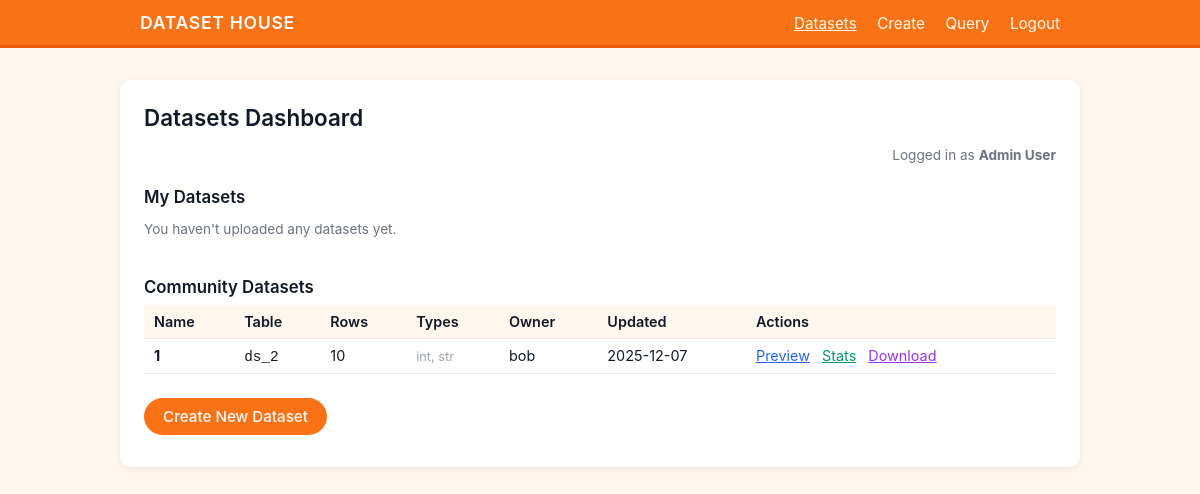
Before: /datasets (signed in) with the older database file.
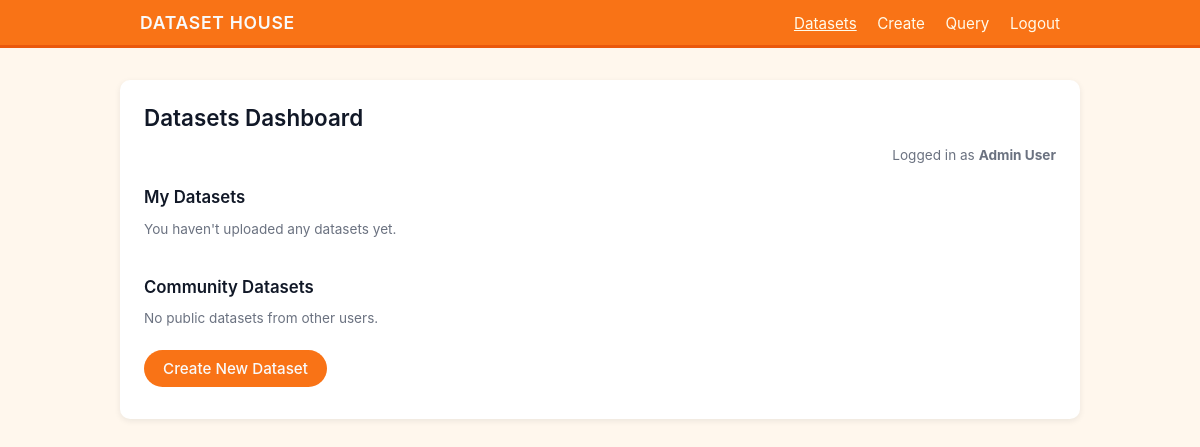
After: the same page with the newer database file.
### models.py (models this page shows, shortened)
class User(UserMixin, db.Model):
    __tablename__ = 'users'
    id = db.Column(db.Integer, primary_key=True)  # PK_user_id
    full_name = db.Column(db.String(100), nullable=False)
    email = db.Column(db.String(120), unique=True, nullable=False)
    password_hash = db.Column(db.String(200), nullable=False)
    created_at = db.Column(db.DateTime, default=datetime.utcnow)
    datasets = db.relationship('Dataset', backref='owner', lazy=True)
    queries = db.relationship('QueryLog', backref='user', lazy=True)

class Dataset(db.Model):
    __tablename__ = 'datasets'
    id = db.Column(db.Integer, primary_key=True)
    name = db.Column(db.String(100), nullable=False)
    table_name = db.Column(db.String(100), unique=True, nullable=False)
    description = db.Column(db.Text)
    tags = db.Column(db.String(200))
    rows = db.Column(db.Integer, default=0)
    columns = db.Column(db.Integer, default=0)
    types = db.Column(db.String(200), default="unknown")
    visibility = db.Column(db.String(20), default='public')
    file_path = db.Column(db.String(200))
    created_at = db.Column(db.DateTime, default=datetime.utcnow)
    updated_at = db.Column(db.DateTime, default=datetime.utcnow, onupdate=datetime.utcnow)
    owner_id = db.Column(db.Integer, db.ForeignKey('users.id'), nullable=False)
    logs = db.relationship('QueryLog', backref='dataset', lazy=True, cascade="all, delete-orphan")

### app.py (the view)
@app.route('/datasets')
@login_required
def dataset_list():
    my_datasets = Dataset.query.filter_by(owner_id=current_user.id).order_by(Dataset.created_at.desc()).all()
    other_datasets = Dataset.query.filter(
        Dataset.owner_id != current_user.id,
        Dataset.visibility == 'public'
    ).order_by(Dataset.created_at.desc()).all()
    return render_template('datasets.html', my_datasets=my_datasets, other_datasets=other_datasets)

### app.py (called while the page is built)
@login_manager.user_loader
def load_user(user_id):
    return User.query.get(int(user_id))

### templates/datasets.html (shortened to what this page needs)
<!DOCTYPE html>
<html lang="en">
<head>
    <link rel="stylesheet" href="{{ url_for('static', filename='css/styles.css') }}">
</head>
<body>
<header>
    <div class="header-inner">
        <div class="logo">DATASET HOUSE</div>
        <nav>
            <a href="{{ url_for('dataset_list') }}" class="active">Datasets</a>
            <a href="{{ url_for('dataset_create') }}">Create</a>
            <a href="{{ url_for('dataset_query') }}" target="_blank">Query</a>
            <a href="{{ url_for('logout') }}">Logout</a>
        </nav>
    </div>
</header>
<main class="main">
    <h1>Datasets Dashboard</h1>
    <div class="text-right meta">
        Logged in as <strong>{{ current_user.full_name }}</strong>
    </div>
    <h2>My Datasets</h2>
    {% if my_datasets %}
    <table class="table">
        <thead>
        <tr>
            <th>Name</th>
            <th>Table</th>
            <th>Rows</th>
            <th>Types</th>
            <th>Updated</th>
            <th>Visibility</th>
            <th>Actions</th>
        </tr>
        </thead>
        <tbody>
        {% for ds in my_datasets %}
        <tr>
            <td>
                <strong>{{ ds.name }}</strong><br>
                <span class="text-muted" style="font-size:0.8rem">{{ ds.tags }}</span>
            </td>
            <td><code>{{ ds.table_name }}</code></td>
            <td>{{ ds.rows }}</td>
            <td><span class="field-note">{{ ds.types }}</span></td>
            <td>{{ ds.updated_at.strftime('%Y-%m-%d') }}</td>
            <td>
                {% if ds.visibility == 'private' %}
                <span class="badge" style="background:#fee2e2; color:#991b1b">Private</span>
                {% else %}
                <span class="badge">Public</span>
                {% endif %}
            </td>
            <td>
                <a href="{{ url_for('dataset_preview', id=ds.id) }}" class="action-link" style="color: #2563eb;">Preview</a>
                <a href="{{ url_for('dataset_stats', id=ds.id) }}" class="action-link" style="color: #059669;">Stats</a>
                <a href="{{ url_for('dataset_edit', id=ds.id) }}" class="action-link">Edit</a>
                <a href="{{ url_for('dataset_download', id=ds.id) }}" class="action-link" style="color: #9333ea;">Download</a>
            </td>
        </tr>
        {% endfor %}
        </tbody>
    </table>
    {% else %}
        <p class="text-muted">You haven't uploaded any datasets yet.</p>
    {% endif %}
    <h2 style="margin-top:40px;">Community Datasets</h2>
    {% if other_datasets %}
    <table class="table">
        <thead>
        <tr>
            <th>Name</th>
            <th>Table</th>
            <th>Rows</th>
            <th>Types</th>
            <th>Owner</th>
            <th>Updated</th>
            <th>Actions</th>
        </tr>
        </thead>
        <tbody>
        {% for ds in other_datasets %}
        <tr>
            <td>
                <strong>{{ ds.name }}</strong><br>
            </td>
            <td><code>{{ ds.table_name }}</code></td>
            <td>{{ ds.rows }}</td>
            <td><span class="field-note">{{ ds.types }}</span></td>
            <td>{{ ds.owner.full_name }}</td>
            <td>{{ ds.updated_at.strftime('%Y-%m-%d') }}</td>
            <td>
                <a href="{{ url_for('dataset_preview', id=ds.id) }}" class="action-link" style="color: #2563eb;">Preview</a>
                <a href="{{ url_for('dataset_stats', id=ds.id) }}" class="action-link" style="color: #059669;">Stats</a>
                <a href="{{ url_for('dataset_download', id=ds.id) }}" class="action-link" style="color: #9333ea;">Download</a>
            </td>
        </tr>
        {% endfor %}
        </tbody>
    </table>
    {% else %}
        <p class="text-muted">No public datasets from other users.</p>
    {% endif %}
    <div class="actions">
        <a href="{{ url_for('dataset_create') }}" class="btn btn-primary">Create New Dataset</a>
    </div>
</main>
</body>
</html>

### static/css/styles.css (style rules this page uses)
* { box-sizing: border-box; }
body { margin: 0; font-family: -apple-system, BlinkMacSystemFont, "Segoe UI", Roboto, sans-serif; background-color: #fff7ed; color: #111827; }
header { background-color: #f97316; color: #f9fafb; border-bottom: 3px solid #ea580c; }
.header-inner { max-width: 960px; margin: 0 auto; padding: 12px 20px; display: flex; align-items: center; justify-content: space-between; }
.logo { font-size: 1.1rem; font-weight: 600; letter-spacing: 0.04em; }
nav a { margin-left: 16px; text-decoration: none; color: #fffbeb; font-size: 0.95rem; }
nav a:hover, nav a.active { text-decoration: underline; }
.main { max-width: 960px; margin: 32px auto; padding: 24px 24px 32px; background-color: #ffffff; border-radius: 10px; box-shadow: 0 2px 6px rgba(15, 23, 42, 0.08); }
h1 { margin: 0 0 16px; font-size: 1.4rem; font-weight: 600; }
h2 { margin: 24px 0 8px; font-size: 1.05rem; font-weight: 600; }
.actions { margin-top: 24px; display: flex; gap: 12px; flex-wrap: wrap; }
.btn { display: inline-block; padding: 8px 18px; border-radius: 999px; border: 1px solid transparent; font-size: 0.95rem; font-weight: 500; text-decoration: none; text-align: center; cursor: pointer; }
.btn-primary { background-color: #f97316; color: #f9fafb; }
.meta { font-size: 0.85rem; color: #6b7280; }
.text-right { text-align: right; }
.text-muted { color: #6b7280; font-size: 0.85rem; }

Changed rows visible on the page:
removed Dataset: name "1", table_name "ds_2", rows "10", types "int, str", owner.full_name "bob", updated_at "2025-12-07"
Other visible differences:
text no longer shown: "Name Table Rows Types Owner Updated Actions"
text now shown: "No public datasets from other users."
